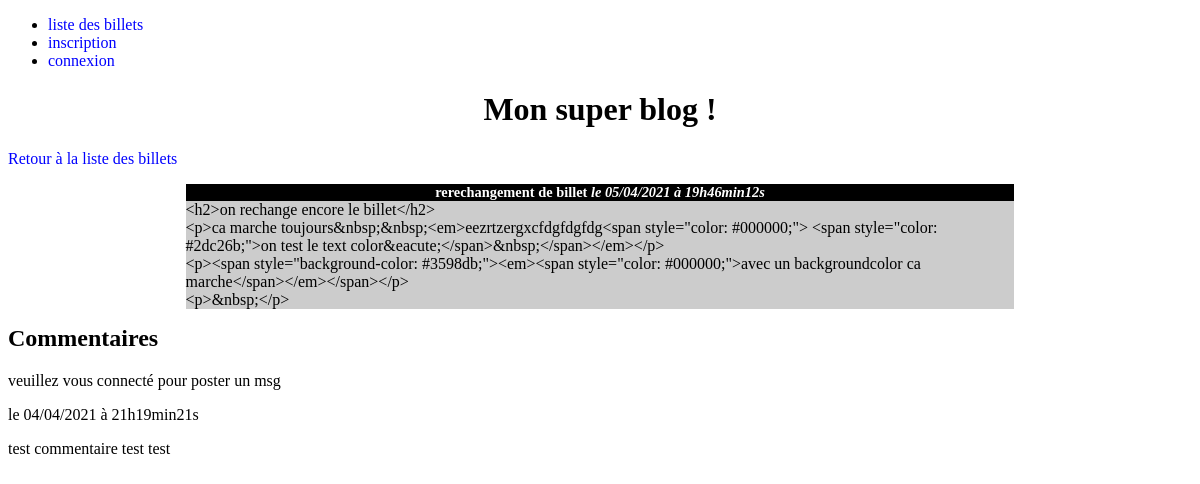
Screenshot of /index.php?action=post&id=36 with the database file from the repository.
### tables this page shows
CREATE TABLE `posts` (
  `id` int(11) NOT NULL,
  `title` varchar(255) NOT NULL,
  `content` text NOT NULL,
  `creation_date` datetime NOT NULL
);

CREATE TABLE `comments` (
  `id` int(11) NOT NULL,
  `post_id` int(11) NOT NULL,
  `comment` text NOT NULL,
  `signalement` tinyint(1) NOT NULL,
  `author_id` int(11) DEFAULT NULL,
  `comment_date` datetime NOT NULL
);

### controller/frontend.php (called while the page is built, shortened)
<?php
require_once('model/PostManager.php');
require_once('model/CommentManager.php');
function post($id)
{
    $postManager = new PostManager();
    $commentManager = new CommentManager();
    $post = $postManager->getPost($_GET['id']);
    $comments = $commentManager->getComments($_GET['id']);
    require('view/frontend/postView.php');
}

### model/PostManager.php (called while the page is built, shortened)
<?php
class PostManager extends Manager
{
    public function getPost($postId)
    {
        $db = $this->dbConnect();
        $req = $db->prepare('SELECT id, title, content, DATE_FORMAT(creation_date, \'%d/%m/%Y à %Hh%imin%ss\') AS creation_date_fr FROM posts WHERE id = ? ORDER BY creation_date DESC');
        $req->execute(array($postId));
        $post = $req->fetch();
        return $post;
    }
}

### model/CommentManager.php (called while the page is built, shortened)
<?php
class CommentManager extends Manager
{
    public function getComments($postId)
    {
        $db = $this->dbConnect();
        $comments = $db->prepare('SELECT comments.id as ID, comments.comment, comments.signalement, comments.author_id, DATE_FORMAT(comment_date, \'%d/%m/%Y à %Hh%imin%ss\')AS comment_date_fr, membre.id, membre.pseudo FROM comments INNER JOIN membre
    ON comments.author_id = membre.id WHERE comments.post_id = ? ORDER BY comment_date DESC');
        $comments->execute(array($postId));
        return $comments;
    }
}

### view/frontend/postView.php (the view, shortened to what this page needs)
<h1>Mon super blog !</h1>
<p><a href="index.php">Retour à la liste des billets</a></p>
<div class="news">
    <h3>
        <?= htmlspecialchars($post['title']) ?>
        <em>le <?= $post['creation_date_fr'] ?></em>
    </h3>
    <p>
        <?= nl2br(htmlspecialchars($post['content'])) ?>
    </p>
</div>
<h2>Commentaires</h2>
<?php
    if($_SESSION){
?>
<form action="index.php?action=addComment&amp;id=<?= $post['id'] ?>" method="post">
    <div>
        <label for="author"><?=$_SESSION['pseudo']?></label><br />
    </div>
    <div>
        <label for="comment">Commentaire</label><br />
        <textarea id="comment" name="comment"></textarea>
    </div>
    <div>
        <input type="submit" />
    </div>
</form>
<?php }
elseif(!$_SESSION){
    echo 'veuillez vous connecté pour poster un msg';
}
while ($comment = $comments->fetch())
{
    if(!$_SESSION) {
        ?>
    <p><strong><?= htmlspecialchars($comment['author']) ?></strong> le <?= $comment['comment_date_fr'] ?></p>
    <p><?= nl2br(htmlspecialchars($comment['comment'])) ?></p>
<?php
    }
}
?>
<?php require('template.php'); ?>

### public/css/style.css (style rules this page uses)
h1, h3 { text-align:center; }
h3 { background-color:black; color:white; font-size:0.9em; margin-bottom:0px; }
.news p { background-color:#CCCCCC; margin-top:0px; }
.news { width:70%; margin:auto; background-color:#CCCCCC; }
a { text-decoration: none; color: blue; }
h2 { margin-top: 0px; }

### rows the page displays
posts: title "rerechangement de billet", content "<h2>on rechange encore le billet</h2> <p>ca marche toujours&nbsp;&nbsp;<em>eezrtzergxcfdgfdgfdg<span style=\"color: #000000;\"> <span style=\"color: #2dc26b;\">on test le text color&eacute;</span>&nbsp;</span></em></p> <p><span style=\"background-color: #3598db;\"><em><span style=\"color: #000000;\">avec un backgroundcolor ca marche</span></em></span></p> <p>&nbsp;</p>"
comments: comment_date_fr "04/04/2021 à 21h19min21s", comment "test commentaire test test"

### other values shown
$post['creation_date_fr'] "05/04/2021 à 19h46min12s"
